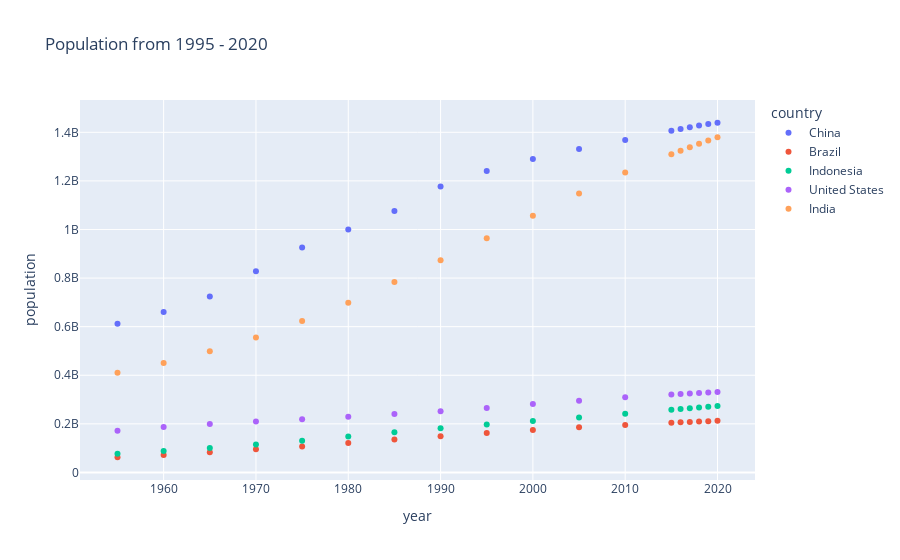

The notebook cell saved with this chart:
### Markdown cell above
### ScatterPlot

### Code cell
import plotly.express as px
df_filtered = df_population_raw[df_population_raw['country'].isin(['United States' , 'India' , 'China' , 'Indonesia' , 'Brazil'])]
fig = px.scatter(df_filtered ,
              x='year',
              y='population',
              color='country' ,
              title='Population from 1995 - 2020')

fig.show()

### Figure 1 — Plotly figure (JSON) as saved in the notebook; plotly's stock layout.template omitted (floating-point values rounded to 4 significant figures)
{"data": [{"hovertemplate": "country=China<br>year=%{x}<br>population=%{y}<extra></extra>", "legendgroup": "China", "marker": {"color": "#636efa", "symbol": "circle"}, "mode": "markers", "name": "China", "orientation": "v", "showlegend": true, "type": "scatter", "x": [2020, 2019, 2018, 2017, 2016, 2015, 2010, 2005, 2000, 1995, 1990, 1985, 1980, 1975, 1970, 1965, 1960, 1955], "xaxis": "x", "y": [1439323776, 1433783686, 1427647786, 1421021791, 1414049351, 1406847870, 1368810615, 1330776380, 1290550765, 1240920535, 1176883674, 1075589361, 1000089235, 926240885, 827601394, 724218968, 660408056, 612241554], "yaxis": "y"}, {"hovertemplate": "country=Brazil<br>year=%{x}<br>population=%{y}<extra></extra>", "legendgroup": "Brazil", "marker": {"color": "#EF553B", "symbol": "circle"}, "mode": "markers", "name": "Brazil", "orientation": "v", "showlegend": true, "type": "scatter", "x": [2020, 2019, 2018, 2017, 2016, 2015, 2010, 2005, 2000, 1995, 1990, 1985, 1980, 1975, 1970, 1965, 1960, 1955], "xaxis": "x", "y": [212559417, 211049527, 209469323, 207833823, 206163053, 204471769, 195713635, 186127103, 174790340, 162019896, 149003223, 135274080, 120694009, 107216205, 95113265, 83373530, 72179226, 62533919], "yaxis": "y"}, {"hovertemplate": "country=Indonesia<br>year=%{x}<br>population=%{y}<extra></extra>", "legendgroup": "Indonesia", "marker": {"color": "#00cc96", "symbol": "circle"}, "mode": "markers", "name": "Indonesia", "orientation": "v", "showlegend": true, "type": "scatter", "x": [2020, 2019, 2018, 2017, 2016, 2015, 2010, 2005, 2000, 1995, 1990, 1985, 1980, 1975, 1970, 1965, 1960, 1955], "xaxis": "x", "y": [273523615, 270625568, 267670543, 264650963, 261556381, 258383256, 241834215, 226289470, 211513823, 196934260, 181413402, 164982451, 147447836, 130680727, 114793178, 100267062, 87751068, 77273425], "yaxis": "y"}, {"hovertemplate": "country=United States<br>year=%{x}<br>population=%{y}<extra></extra>", "legendgroup": "United States", "marker": {"color": "#ab63fa", "symbol": "circle"}, "mode": "markers", "name": "United States", "orientation": "v", "showlegend": true, "type": "scatter", "x": [2020, 2019, 2018, 2017, 2016, 2015, 2010, 2005, 2000, 1995, 1990, 1985, 1980, 1975, 1970, 1965, 1960, 1955], "xaxis": "x", "y": [331002651, 329064917, 327096265, 325084756, 323015995, 320878310, 309011475, 294993511, 281710909, 265163745, 252120309, 240499825, 229476354, 219081251, 209513341, 199733676, 186720571, 171685336], "yaxis": "y"}, {"hovertemplate": "country=India<br>year=%{x}<br>population=%{y}<extra></extra>", "legendgroup": "India", "marker": {"color": "#FFA15A", "symbol": "circle"}, "mode": "markers", "name": "India", "orientation": "v", "showlegend": true, "type": "scatter", "x": [2020, 2019, 2018, 2017, 2016, 2015, 2010, 2005, 2000, 1995, 1990, 1985, 1980, 1975, 1970, 1965, 1960, 1955], "xaxis": "x", "y": [1380004385, 1366417754, 1352642280, 1338676785, 1324517249, 1310152403, 1234281170, 1147609927, 1056575549, 963922588, 873277798, 784360008, 698952844, 623102897, 555189792, 499123324, 450547679, 409880595], "yaxis": "y"}], "layout": {"legend": {"title": {"text": "country"}, "tracegroupgap": 0}, "title": {"text": "Population from 1995 - 2020"}, "xaxis": {"anchor": "y", "domain": [0, 1], "title": {"text": "year"}}, "yaxis": {"anchor": "x", "domain": [0, 1], "title": {"text": "population"}}}}
